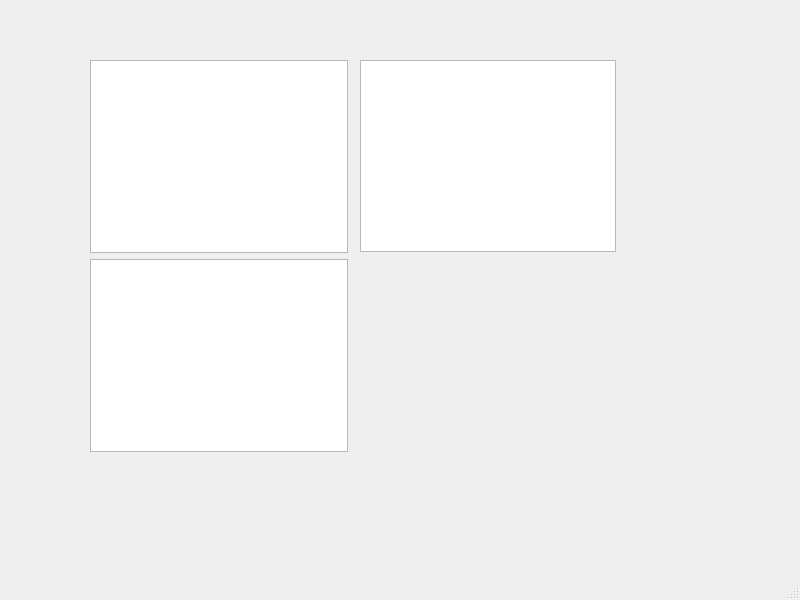
<?xml version="1.0" encoding="UTF-8"?>
<ui version="4.0">
 <class>MainWindow</class>
 <widget class="QMainWindow" name="MainWindow">
  <property name="geometry">
   <rect>
    <x>0</x>
    <y>0</y>
    <width>800</width>
    <height>600</height>
   </rect>
  </property>
  <property name="windowTitle">
   <string>MainWindow</string>
  </property>
  <widget class="QWidget" name="centralwidget">
   <widget class="QTreeView" name="treeView">
    <property name="geometry">
     <rect>
      <x>360</x>
      <y>60</y>
      <width>256</width>
      <height>192</height>
     </rect>
    </property>
   </widget>
   <widget class="QWidget" name="">
    <property name="geometry">
     <rect>
      <x>90</x>
      <y>60</y>
      <width>258</width>
      <height>392</height>
     </rect>
    </property>
    <layout class="QVBoxLayout" name="verticalLayout">
     <item>
      <widget class="QListWidget" name="listWidget"/>
     </item>
     <item>
      <widget class="QListView" name="listView"/>
     </item>
    </layout>
   </widget>
  </widget>
  <widget class="QMenuBar" name="menubar">
   <property name="geometry">
    <rect>
     <x>0</x>
     <y>0</y>
     <width>800</width>
     <height>23</height>
    </rect>
   </property>
  </widget>
  <widget class="QStatusBar" name="statusbar"/>
 </widget>
 <resources/>
 <connections/>
</ui>
